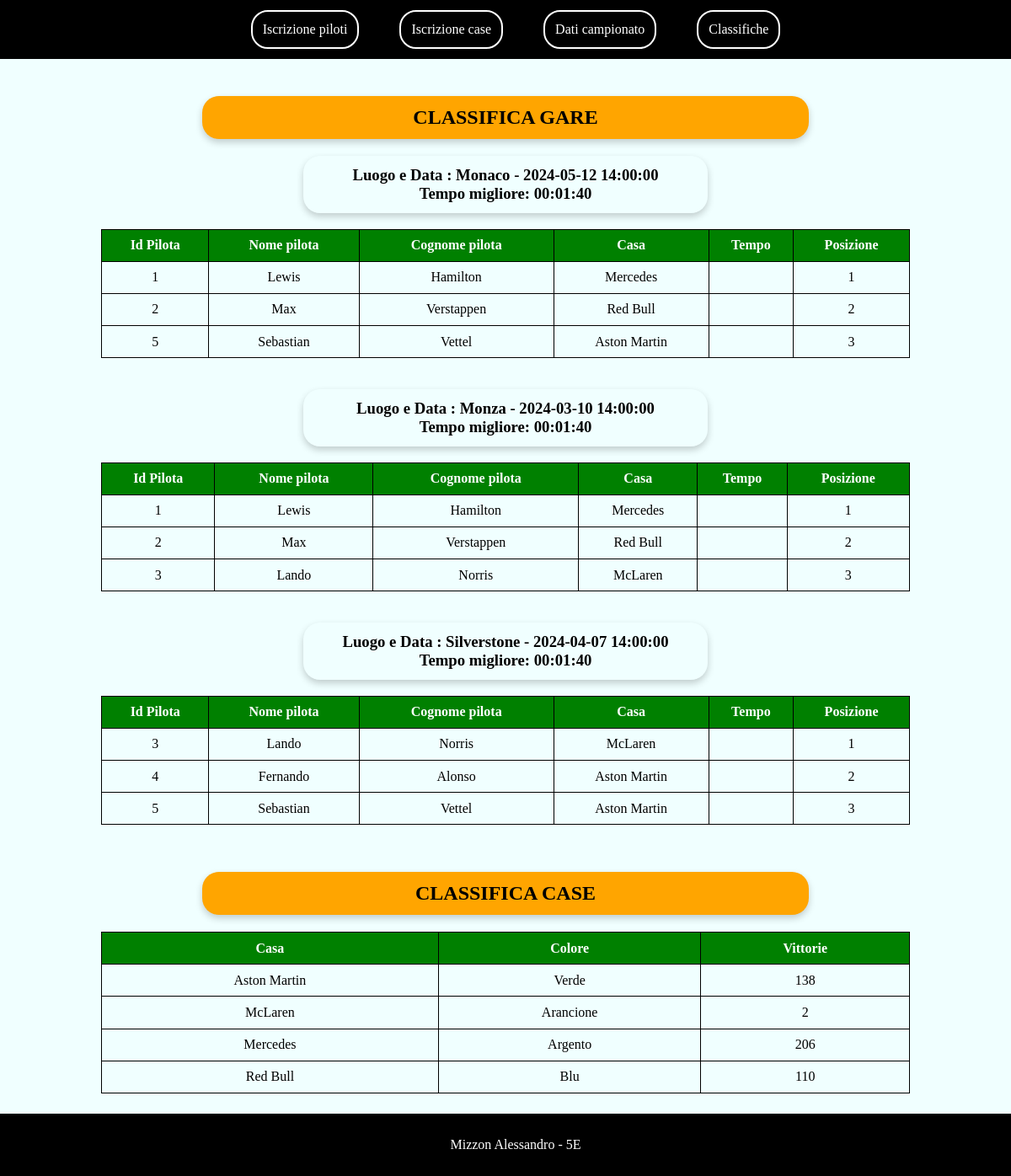
/PHP/web_dev/campionato_automobilistico/classifiche.php, run on an earlier commit of the app's database.
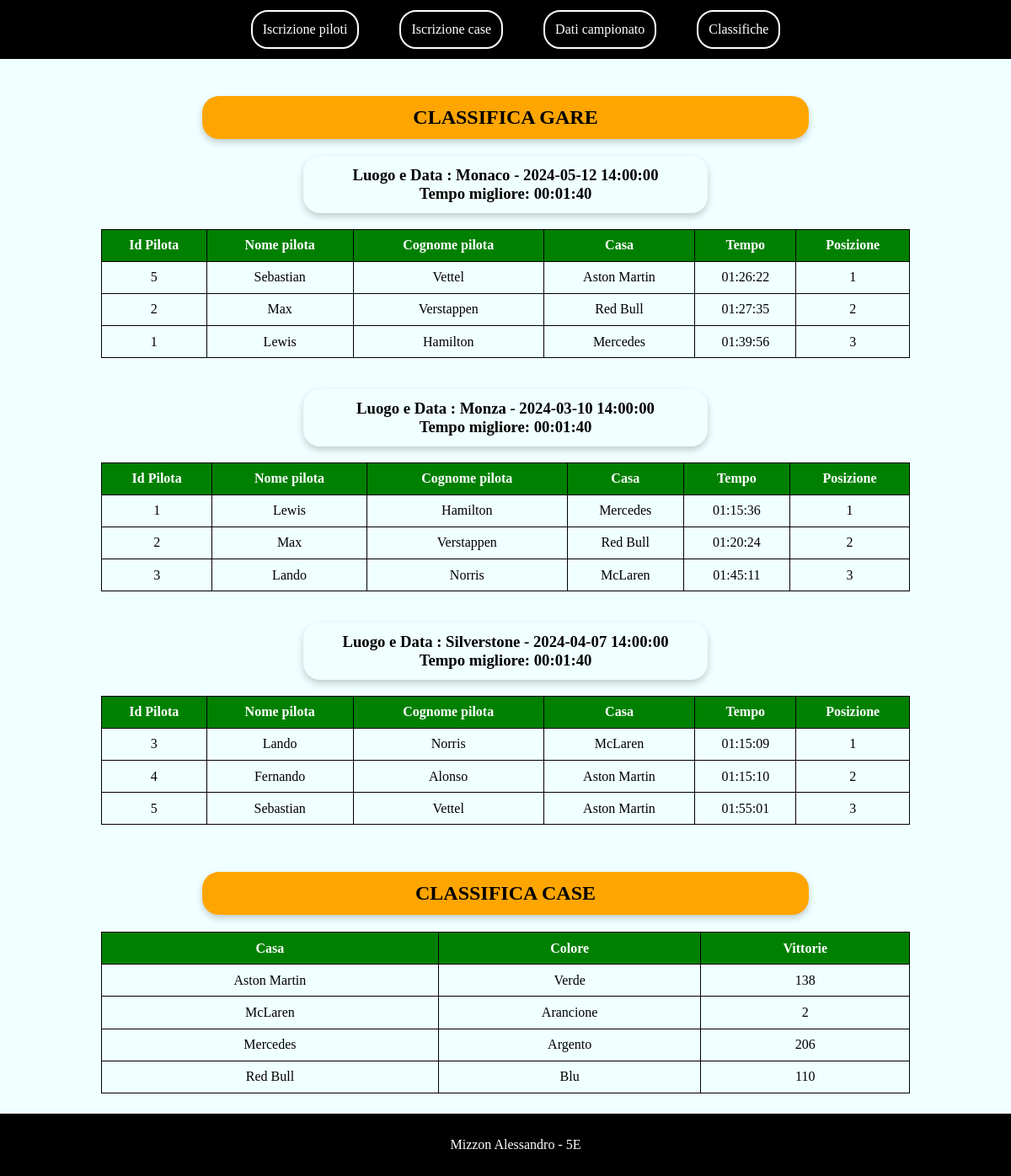
And on a later commit of the database.
### tables this page shows
create table datiCampionato as
select p.nome,
       p.cognome,
       p.nazionalita,
       p.numero,
       p.vittorie,
       p.nome_casa,
       c.colore     as colore_casa,
       g.data_gara  as data_gara,
       g.luogo_gara as luogo_gara,
       g.tempo      as tempo,
       g1.tempo_veloce
from piloti p
         join case_automobilistiche c on p.nome_casa = c.nome
         join gareggiare g on p.numero = g.id_pilota
         join gare g1 on g.luogo_gara = g1.luogo and g.data_gara = g1.data;

### PHP/web_dev/campionato_automobilistico/classifiche.php (the view, shortened to what this page needs)
<?php
require './connectionToDB.php';
require './navbar.php';
$queryClassificaGare = 'select *
from db_campionato_automobilistico.datiCampionato
order by luogo_gara, tempo';
$queryClassificaCase = 'select d.nome_casa, d.colore_casa, sum(d.vittorie) as vittorie
from db_campionato_automobilistico.datiCampionato d
group by d.nome_casa';
?>
    <div style="margin-top: 2%; margin-bottom: 2%">
        <h2 class="entità">CLASSIFICA GARE</h2>
        <?php
        try {
            $stm = $db->prepare($queryClassificaGare);
            $stm->execute();
            $gare = [];
            while ($gara = $stm->fetch(PDO::FETCH_ASSOC)) {
                $chiavePrimaria = $gara['luogo_gara'] . ' - ' . $gara['data_gara'];
                $gare[$chiavePrimaria][] = $gara;
                $miglior_tempo = $gara['tempo_veloce'];
            }
            foreach ($gare as $gara => $classifica) {
                echo "<h3 style='text-align: center'>Luogo e Data : $gara<br>Tempo migliore: $miglior_tempo<br></h3>";
                echo "<table><thead>
                    <tr>
                        <th class='col'>Id Pilota</th>
                        <th class='col'>Nome pilota</th>
                        <th class='col'>Cognome pilota</th>
                        <th class='col'>Casa</th>
                        <th class='col'>Tempo</th>
                        <th class='col'>Posizione</th>
                    </tr>
                  </thead>
                  <tbody>";
                $posizione = 1;
                foreach ($classifica as $row) {
                    echo "<tr>
                        <td>{$row['numero']}</td>
                        <td>{$row['nome']}</td>
                        <td>{$row['cognome']}</td>
                        <td>{$row['nome_casa']}</td>
                        <td>{$row['tempo']}</td>
                        <td>$posizione</td>
                      </tr>";
                    $posizione++;
                }
                echo "</tbody></table><br>";
            }
        } catch (Exception $e) {
            logError($e);
        }
        ?>
        <br>
        <h2 class="entità">CLASSIFICA CASE</h2>
        <table>
            <thead>
            <tr>
                <th class="col">Casa</th>
                <th class="col">Colore</th>
                <th class="col">Vittorie</th>
            </tr>
            </thead>
            <tbody>
            <?php
            try {
                $stm = $db->prepare($queryClassificaCase);
                $stm->execute();
                while ($casa = $stm->fetch()) {
                    echo '<tr>';
                    echo '<td>' . $casa->nome_casa . "</td>";
                    echo '<td>' . $casa->colore_casa . "</td>";
                    echo '<td>' . $casa->vittorie . "</td>";
                    echo '</tr>';
                }
            } catch (Exception $e) {
                logError($e);
            }
            ?>
            </tbody>
        </table>
    </div>
<?php
require './footer.php';
?>

### PHP/web_dev/campionato_automobilistico/navbar.php (shortened to what this page needs)
<!doctype html>
<html lang="en">
<head>
    <link rel="stylesheet" href="./style.css">
</head>
<body>
<div class="navbar">
    <a href="./iscrizione_piloti.php">Iscrizione piloti</a>
    <a href="./iscrizione_case.php">Iscrizione case</a>
    <a href="./datiCampionato.php">Dati campionato</a>
    <a href="./classifiche.php">Classifiche</a>
</div>
</body>
</html>

### PHP/web_dev/campionato_automobilistico/footer.php
<footer>
    <p>Mizzon Alessandro - 5E</p>
</footer>

### PHP/web_dev/campionato_automobilistico/style.css (style rules this page uses)
html, body { height: 100%; margin: 0; padding: 0; }
body { display: flex; flex-direction: column; background-color: azure; }
.navbar, footer { background-color: black; padding: 1%; text-align: center; align-items: center; justify-content: center; display: flex; width: 100%; }
.navbar a { color: white; margin: 0 2%; border: 2px solid white; border-radius: 20px; padding: 1%; text-decoration: none; transition: background-color 0.3s; }
footer { color: white; margin-top: auto; }
h2, h3 { text-align: center; border-radius: 20px; padding: 1%; box-shadow: 0 4px 8px rgba(0, 0, 0, 0.2); }
h2 { margin-left: 20%; margin-right: 20%; }
h3 { margin-left: 30%; margin-right: 30%; }
.entità { background-color: orange; color: black; }
table { width: 80%; border-collapse: collapse; margin: 0 auto; }
th, td { padding: 1%; text-align: center; border: 1px solid black; }
th { background-color: green; color: white; }

What changed in the data, as far as the page shows it:
removed daticampionato: tempo_veloce "00:01:40", numero "5", nome "Sebastian", cognome "Vettel", nome_casa "Aston Martin", shown under "Silverstone - 2024-04-07 14:00:00"
removed daticampionato: numero "1", nome "Lewis", cognome "Hamilton", nome_casa "Mercedes", shown under "Monaco - 2024-05-12 14:00:00"
removed daticampionato: numero "2", nome "Max", cognome "Verstappen", nome_casa "Red Bull", shown under "Monaco - 2024-05-12 14:00:00"
removed daticampionato: numero "5", nome "Sebastian", cognome "Vettel", nome_casa "Aston Martin", shown under "Monaco - 2024-05-12 14:00:00"
removed daticampionato: numero "1", nome "Lewis", cognome "Hamilton", nome_casa "Mercedes", shown under "Monza - 2024-03-10 14:00:00"
removed daticampionato: numero "2", nome "Max", cognome "Verstappen", nome_casa "Red Bull", shown under "Monza - 2024-03-10 14:00:00"
removed daticampionato: numero "3", nome "Lando", cognome "Norris", nome_casa "McLaren", shown under "Monza - 2024-03-10 14:00:00"
removed daticampionato: numero "3", nome "Lando", cognome "Norris", nome_casa "McLaren", shown under "Silverstone - 2024-04-07 14:00:00"
removed daticampionato: numero "4", nome "Fernando", cognome "Alonso", nome_casa "Aston Martin", shown under "Silverstone - 2024-04-07 14:00:00"
added daticampionato: tempo_veloce "00:01:40", numero "5", nome "Sebastian", cognome "Vettel", nome_casa "Aston Martin", tempo "01:55:01", shown under "Silverstone - 2024-04-07 14:00:00"
added daticampionato: numero "5", nome "Sebastian", cognome "Vettel", nome_casa "Aston Martin", tempo "01:26:22", shown under "Monaco - 2024-05-12 14:00:00"
added daticampionato: numero "2", nome "Max", cognome "Verstappen", nome_casa "Red Bull", tempo "01:27:35", shown under "Monaco - 2024-05-12 14:00:00"
added daticampionato: numero "1", nome "Lewis", cognome "Hamilton", nome_casa "Mercedes", tempo "01:39:56", shown under "Monaco - 2024-05-12 14:00:00"
added daticampionato: numero "1", nome "Lewis", cognome "Hamilton", nome_casa "Mercedes", tempo "01:15:36", shown under "Monza - 2024-03-10 14:00:00"
added daticampionato: numero "2", nome "Max", cognome "Verstappen", nome_casa "Red Bull", tempo "01:20:24", shown under "Monza - 2024-03-10 14:00:00"
added daticampionato: numero "3", nome "Lando", cognome "Norris", nome_casa "McLaren", tempo "01:45:11", shown under "Monza - 2024-03-10 14:00:00"
added daticampionato: numero "3", nome "Lando", cognome "Norris", nome_casa "McLaren", tempo "01:15:09", shown under "Silverstone - 2024-04-07 14:00:00"
added daticampionato: numero "4", nome "Fernando", cognome "Alonso", nome_casa "Aston Martin", tempo "01:15:10", shown under "Silverstone - 2024-04-07 14:00:00"
